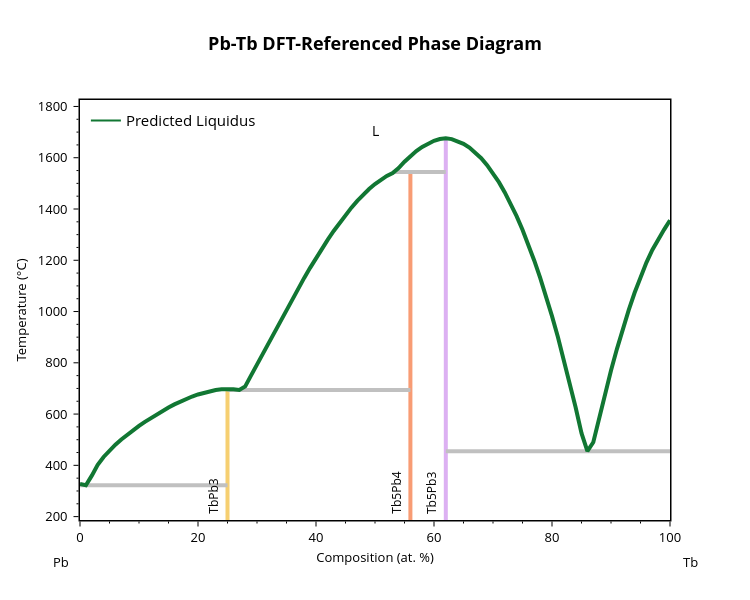
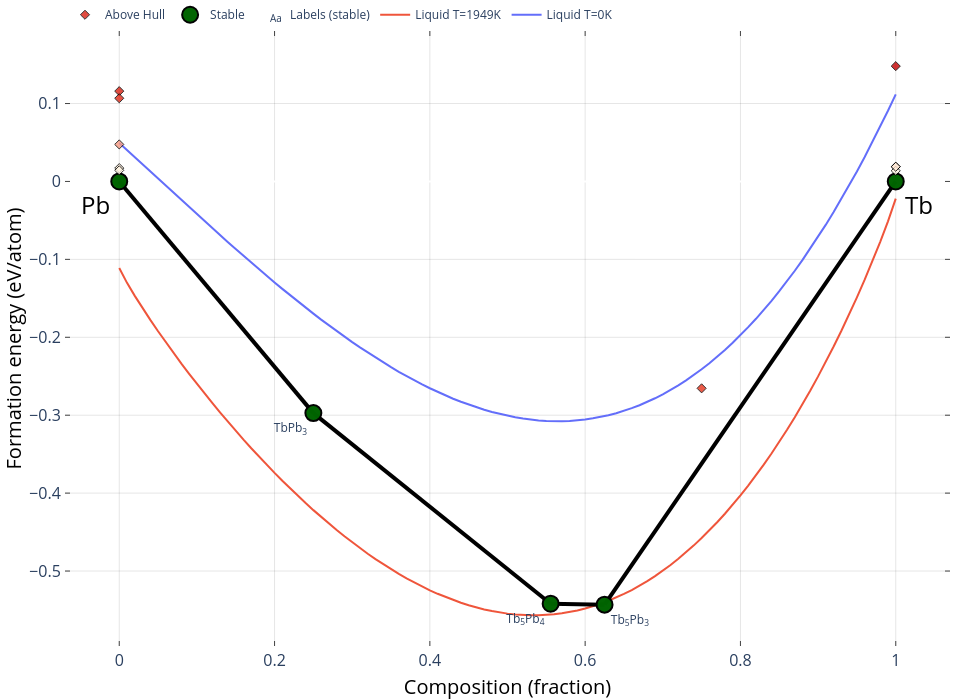

Notebook source saved alongside these figures, in order:
### Code cell
# Instantiate a BinaryLiquid object with a guess for parameter values
bl = BinaryLiquid.from_cache('Pb-Tb', param_format='combined_no_1S')

ml_parameters = [-147186.4688,	-18.38106271,	52796.44231,	0] # from v18 9-10-25 benchmarked model
bl.update_params(ml_parameters) # update the parameters and generate the DFT-referenced phase diagram
predicted_liquidus_line = [[p[0], p[1]] for p in bl.phases[-1]['points']] # save for later plotting

blp = BLPlotter(bl)
blp.show('pred') # show the (pred)icted phase diagram
blp.show('ch+g') # show the dft convex hull (ch) with the liquid free energy (g) overlaid

### Figure 1 — Plotly figure (JSON) as saved in the notebook; plotly's stock layout.template omitted (floating-point values rounded to 4 significant figures)
{"data": [{"hovertemplate": "label=TbPb3<br>x=%{x}<br>t=%{y}<extra></extra>", "legendgroup": "TbPb3", "line": {"color": "rgb(246, 207, 113)", "dash": "solid", "width": 4}, "marker": {"symbol": "circle"}, "mode": "lines", "name": "TbPb3", "orientation": "v", "showlegend": false, "type": "scatter", "x": [25, 25, 25, 25, 25, 25, 25, 25, 25, 25, 25, 25, 25, 25, 25, 25, 25, 25, 25, 25, 25, 25, 25, 25, 25, 25, 25, 25, 25], "xaxis": "x", "y": [322.2, 694.3, 696.6, 696.5, 359.8, 401.7, 432.6, 537.2, 500.7, 519.5, 683.5, 676.5, 668.4, 613.0, 637.9, 625.9, 689.2, 693.6, 698.1, 698.1, 480.5, 458.1, 569.8, 553.9, 649.0, 659.2, 584.9, 599.3, -273.1], "yaxis": "y"}, {"hovertemplate": "label=Tb5Pb4<br>x=%{x}<br>t=%{y}<extra></extra>", "legendgroup": "Tb5Pb4", "line": {"color": "rgb(248, 156, 116)", "dash": "solid", "width": 4}, "marker": {"symbol": "circle"}, "mode": "lines", "name": "Tb5Pb4", "orientation": "v", "showlegend": false, "type": "scatter", "x": [56.0, 56.0, 56.0, 56.0, 56.0, 56.0, 56.0, 56.0, 56.0, 56.0, 56.0, 56.0, 56.0, 56.0, 56.0, 56.0, 56.0, 56.0, 56.0, 56.0, 56.0, 56.0, 56.0, 56.0, 56.0, 56.0, 56.0, 56.0, 56.0], "xaxis": "x", "y": [694.3, 1456.0, 1405.0, 1432.0, 1245.0, 1281.0, 1314.0, 1545.0, 1497.0, 1478.0, 1377.0, 1346.0, 1541.0, 1208.0, 1091.0, 966.0, 1514.0, 1529.0, 1131.0, 1170.0, 1008.0, 1050.0, 708.0, 750.8, 837.1, 793.9, 880.2, 923.3, -273.1], "yaxis": "y"}, {"hovertemplate": "label=Tb5Pb3<br>x=%{x}<br>t=%{y}<extra></extra>", "legendgroup": "Tb5Pb3", "line": {"color": "rgb(220, 176, 242)", "dash": "solid", "width": 4}, "marker": {"symbol": "circle"}, "mode": "lines", "name": "Tb5Pb3", "orientation": "v", "showlegend": false, "type": "scatter", "x": [62, 62, 62, 62, 62, 62, 62, 62, 62, 62, 62, 62, 62, 62, 62, 62, 62, 62, 62, 62, 62, 62, 62, 62, 62, 62, 62, 62, 62, 62, 62, 62, 62, 62, 62, 62], "xaxis": "x", "y": [455.4, 1626.0, 1545.0, 1560.0, 1673.0, 1261.0, 1421.0, 1540.0, 1059.0, 900.4, 982.2, 525.5, 626.3, 813.9, 722.5, 1585.0, 1607.0, 1676.0, 1676.0, 1642.0, 1656.0, 1673.0, 1666.0, 1372.0, 1319.0, 1505.0, 1465.0, 1665.0, 1654.0, 1621.0, 1640.0, 1598.0, 1571.0, 1198.0, 1131.0, -273.1], "yaxis": "y"}, {"hovertemplate": "x=%{x}<br>y=%{y}<extra></extra>", "legendgroup": "", "line": {"color": "Silver", "dash": "solid", "width": 4}, "marker": {"symbol": "circle"}, "mode": "lines", "name": "", "orientation": "v", "showlegend": false, "type": "scatter", "x": [0, 1, 25], "xaxis": "x", "y": [322.2, 322.2, 322.2], "yaxis": "y"}, {"hovertemplate": "x=%{x}<br>y=%{y}<extra></extra>", "legendgroup": "", "line": {"color": "Silver", "dash": "solid", "width": 4}, "marker": {"symbol": "circle"}, "mode": "lines", "name": "", "orientation": "v", "showlegend": false, "type": "scatter", "x": [62, 86, 100], "xaxis": "x", "y": [455.4, 455.4, 455.4], "yaxis": "y"}, {"hovertemplate": "x=%{x}<br>y=%{y}<extra></extra>", "legendgroup": "", "line": {"color": "Silver", "dash": "solid", "width": 4}, "marker": {"symbol": "circle"}, "mode": "lines", "name": "", "orientation": "v", "showlegend": false, "type": "scatter", "x": [25, 27, 56.0], "xaxis": "x", "y": [694.3, 694.3, 694.3], "yaxis": "y"}, {"hovertemplate": "x=%{x}<br>y=%{y}<extra></extra>", "legendgroup": "", "line": {"color": "Silver", "dash": "solid", "width": 4}, "marker": {"symbol": "circle"}, "mode": "lines", "name": "", "orientation": "v", "showlegend": false, "type": "scatter", "x": [53, 56.0, 62], "xaxis": "x", "y": [1545.0, 1545.0, 1545.0], "yaxis": "y"}, {"hovertemplate": "label=L<br>x=%{x}<br>t=%{y}<extra></extra>", "legendgroup": "L", "line": {"color": "#117733", "dash": "solid", "width": 4}, "marker": {"symbol": "circle"}, "mode": "lines", "name": "L", "orientation": "v", "showlegend": false, "type": "scatter", "x": [0, 1, 2, 3, 4, 5, 6, 7.0, 8, 9, 10, 11, 12, 13, 14.0, 15, 16, 17, 18, 19, 20, 21, 22, 23, 24, 25, 26, 27, 28.0, 29.0, 30, 31, 32, 33, 34, 35, 36, 37, 38, 39, 40, 41, 42, 43, 44, 45, 46, 47, 48, 49, 50, 51, 52, 53, 54, 55.0, 56.0, 57.0, 58.0, 59, 60, 61, 62, 63, 64, 65, 66, 67, 68, 69, 70, 71, 72, 73, 74, 75, 76, 77, 78, 79, 80, 81, 82, 83, 84, 85, 86, 87, 88, 89, 90, 91, 92, 93, 94, 95, 96, 97, 98, 99, 100], "xaxis": "x", "y": [327.6, 322.2, 359.8, 401.7, 432.6, 458.1, 480.5, 500.7, 519.5, 537.2, 553.9, 569.8, 584.9, 599.3, 613.0, 625.9, 637.9, 649.0, 659.2, 668.4, 676.5, 683.5, 689.2, 693.6, 696.6, 698.1, 696.5, 694.3, 708.0, 750.8, 793.9, 837.1, 880.2, 923.3, 966.0, 1008.0, 1050.0, 1091.0, 1131.0, 1170.0, 1208.0, 1245.0, 1281.0, 1314.0, 1346.0, 1377.0, 1405.0, 1432.0, 1456.0, 1478.0, 1497.0, 1514.0, 1529.0, 1541.0, 1560.0, 1585.0, 1607.0, 1626.0, 1642.0, 1656.0, 1666.0, 1673.0, 1676.0, 1673.0, 1665.0, 1654.0, 1640.0, 1621.0, 1598.0, 1571.0, 1540.0, 1505.0, 1465.0, 1421.0, 1372.0, 1319.0, 1261.0, 1198.0, 1131.0, 1059.0, 982.2, 900.4, 813.9, 722.5, 626.3, 525.5, 455.4, 490.0, 587.8, 681.1, 769.8, 853.5, 932.1, 1005.0, 1073.0, 1135.0, 1191.0, 1240.0, 1283.0, 1320.0, 1356.0], "yaxis": "y"}, {"marker": {"color": "#117733"}, "mode": "lines", "name": "Predicted Liquidus", "showlegend": true, "type": "scatter", "x": [null], "y": [null]}], "layout": {"annotations": [{"borderpad": 5, "font": {"color": "black", "size": 12}, "showarrow": false, "text": "TbPb3", "textangle": -90, "x": 22.5, "y": 186.8, "yanchor": "bottom"}, {"borderpad": 5, "font": {"color": "black", "size": 12}, "showarrow": false, "text": "Tb5Pb4", "textangle": -90, "x": 53.5, "y": 186.8, "yanchor": "bottom"}, {"borderpad": 5, "font": {"color": "black", "size": 12}, "showarrow": false, "text": "Tb5Pb3", "textangle": -90, "x": 59.5, "y": 186.8, "yanchor": "bottom"}, {"font": {"color": "black", "size": 14}, "showarrow": false, "text": "L", "x": 50, "y": 1706.0}, {"font": {"color": "black", "size": 13}, "showarrow": false, "text": "Pb", "x": -0.05, "xanchor": "left", "xref": "paper", "y": -0.1, "yanchor": "middle", "yref": "paper"}, {"font": {"color": "black", "size": 13}, "showarrow": false, "text": "Tb", "x": 1.05, "xanchor": "right", "xref": "paper", "y": -0.1, "yanchor": "middle", "yref": "paper"}], "font": {"color": "black", "size": 13}, "height": 600, "legend": {"font": {"size": 15}, "x": 0.01, "xanchor": "left", "y": 0.99, "yanchor": "top"}, "plot_bgcolor": "white", "showlegend": true, "title": {"font": {"color": "black", "size": 18}, "text": "<b>Pb-Tb DFT-Referenced Phase Diagram</b>", "x": 0.5, "xanchor": "center"}, "width": 750, "xaxis": {"linecolor": "black", "linewidth": 1.5, "minor": {"nticks": 5, "tickcolor": "black", "ticklen": 2, "ticks": "outside", "tickwidth": 1}, "mirror": true, "range": [0, 100], "showline": true, "tickcolor": "black", "tickformat": ".0f", "ticklen": 5, "ticks": "outside", "tickwidth": 1, "title": {"font": {"size": 13}, "standoff": 8, "text": "Composition (at. %)"}}, "yaxis": {"linecolor": "black", "linewidth": 1.5, "minor": {"nticks": 5, "tickcolor": "black", "ticklen": 2, "ticks": "outside", "tickwidth": 1}, "mirror": true, "range": [186.8, 1825.0], "showline": true, "tickcolor": "black", "ticklen": 5, "ticks": "outside", "ticksuffix": " ", "tickwidth": 1, "title": {"font": {"size": 13}, "standoff": 8, "text": "Temperature (°C)"}}}}

### Figure 2 — Plotly figure (JSON) as saved in the notebook; plotly's stock layout.template omitted (floating-point values rounded to 4 significant figures)
{"data": [{"mode": "lines", "name": "Liquid T=0K", "type": "scatter", "x": [0, 0.01, 0.02, 0.03, 0.04, 0.05, 0.06, 0.07, 0.08, 0.09, 0.1, 0.11, 0.12, 0.13, 0.14, 0.15, 0.16, 0.17, 0.18, 0.19, 0.2, 0.21, 0.22, 0.23, 0.24, 0.25, 0.26, 0.27, 0.28, 0.29, 0.3, 0.31, 0.32, 0.33, 0.34, 0.35, 0.36, 0.37, 0.38, 0.39, 0.4, 0.41, 0.42, 0.43, 0.44, 0.45, 0.46, 0.47, 0.48, 0.49, 0.5, 0.51, 0.52, 0.53, 0.54, 0.55, 0.56, 0.57, 0.58, 0.59, 0.6, 0.61, 0.62, 0.63, 0.64, 0.65, 0.66, 0.67, 0.68, 0.69, 0.7, 0.71, 0.72, 0.73, 0.74, 0.75, 0.76, 0.77, 0.78, 0.79, 0.8, 0.81, 0.82, 0.83, 0.84, 0.85, 0.86, 0.87, 0.88, 0.89, 0.9, 0.91, 0.92, 0.93, 0.94, 0.95, 0.96, 0.97, 0.98, 0.99, 1], "y": [0.04948, 0.04031, 0.03112, 0.02193, 0.01273, 0.003529, -0.005659, -0.01483, -0.02398, -0.0331, -0.04218, -0.05122, -0.06021, -0.06915, -0.07802, -0.08683, -0.09556, -0.1042, -0.1128, -0.1212, -0.1296, -0.1379, -0.146, -0.154, -0.1619, -0.1697, -0.1773, -0.1847, -0.1921, -0.1992, -0.2062, -0.213, -0.2196, -0.2261, -0.2323, -0.2384, -0.2442, -0.2499, -0.2553, -0.2605, -0.2654, -0.2701, -0.2746, -0.2788, -0.2828, -0.2865, -0.2899, -0.293, -0.2959, -0.2985, -0.3007, -0.3027, -0.3043, -0.3057, -0.3067, -0.3073, -0.3077, -0.3077, -0.3073, -0.3066, -0.3055, -0.304, -0.3022, -0.3, -0.2974, -0.2944, -0.291, -0.2872, -0.2829, -0.2783, -0.2732, -0.2677, -0.2617, -0.2553, -0.2484, -0.2411, -0.2333, -0.225, -0.2162, -0.207, -0.1972, -0.187, -0.1762, -0.165, -0.1532, -0.1409, -0.128, -0.1146, -0.1007, -0.08616, -0.0711, -0.05547, -0.03926, -0.02248, -0.005106, 0.01286, 0.03143, 0.0506, 0.07039, 0.0908, 0.1118]}, {"mode": "lines", "name": "Liquid T=1949K", "type": "scatter", "x": [0, 0.01, 0.02, 0.03, 0.04, 0.05, 0.06, 0.07, 0.08, 0.09, 0.1, 0.11, 0.12, 0.13, 0.14, 0.15, 0.16, 0.17, 0.18, 0.19, 0.2, 0.21, 0.22, 0.23, 0.24, 0.25, 0.26, 0.27, 0.28, 0.29, 0.3, 0.31, 0.32, 0.33, 0.34, 0.35, 0.36, 0.37, 0.38, 0.39, 0.4, 0.41, 0.42, 0.43, 0.44, 0.45, 0.46, 0.47, 0.48, 0.49, 0.5, 0.51, 0.52, 0.53, 0.54, 0.55, 0.56, 0.57, 0.58, 0.59, 0.6, 0.61, 0.62, 0.63, 0.64, 0.65, 0.66, 0.67, 0.68, 0.69, 0.7, 0.71, 0.72, 0.73, 0.74, 0.75, 0.76, 0.77, 0.78, 0.79, 0.8, 0.81, 0.82, 0.83, 0.84, 0.85, 0.86, 0.87, 0.88, 0.89, 0.9, 0.91, 0.92, 0.93, 0.94, 0.95, 0.96, 0.97, 0.98, 0.99, 1], "y": [-0.1111, -0.1302, -0.1468, -0.1626, -0.1777, -0.1923, -0.2064, -0.2202, -0.2337, -0.2468, -0.2597, -0.2723, -0.2846, -0.2967, -0.3085, -0.32, -0.3313, -0.3424, -0.3532, -0.3637, -0.374, -0.3841, -0.3939, -0.4035, -0.4128, -0.4218, -0.4306, -0.4391, -0.4474, -0.4554, -0.4631, -0.4706, -0.4778, -0.4847, -0.4913, -0.4976, -0.5036, -0.5094, -0.5148, -0.5199, -0.5247, -0.5292, -0.5334, -0.5372, -0.5407, -0.5439, -0.5468, -0.5493, -0.5514, -0.5532, -0.5546, -0.5557, -0.5564, -0.5567, -0.5567, -0.5562, -0.5554, -0.5542, -0.5526, -0.5505, -0.5481, -0.5452, -0.5419, -0.5382, -0.534, -0.5294, -0.5244, -0.5189, -0.5129, -0.5065, -0.4996, -0.4922, -0.4843, -0.4759, -0.4671, -0.4577, -0.4478, -0.4374, -0.4264, -0.4149, -0.4029, -0.3903, -0.3772, -0.3634, -0.3491, -0.3342, -0.3187, -0.3025, -0.2857, -0.2683, -0.2502, -0.2314, -0.2119, -0.1916, -0.1706, -0.1487, -0.126, -0.1023, -0.07746, -0.05117, -0.022]}, {"hoverinfo": "none", "line": {"color": "black", "width": 4}, "mode": "lines", "showlegend": false, "type": "scatter", "x": [0.625, 0.5556, null, 0.625, 1, null, 0.25, 0, null, 0.25, 0.5556, null], "y": [-0.5431, -0.5419, null, -0.5431, 0, null, -0.2973, 0, null, -0.2973, -0.5419, null]}, {"hoverinfo": "skip", "mode": "text", "name": "Labels (stable)", "opacity": 1, "showlegend": true, "text": ["Tb<sub>5</sub>Pb<sub>3</sub>", "Tb<sub>5</sub>Pb<sub>4</sub>", "TbPb<sub>3</sub>"], "textposition": ["bottom right", "bottom left", "bottom left"], "type": "scatter", "visible": true, "x": [0.633, 0.5476, 0.242], "y": [-0.5561, -0.5549, -0.3103]}, {"error_y": {"array": [0, 0, 0, 0, 0], "color": "gray", "thickness": 2.5, "type": "data", "width": 5}, "hoverinfo": "text", "hoverlabel": {"font": {"size": 14}}, "hovertext": ["Tb<sub>5</sub>Pb<sub>3</sub> (mp-1105825-GGA) <br> -0.543 eV/atom (Stable)", "Tb<sub>5</sub>Pb<sub>4</sub> (mp-1198033-GGA) <br> -0.542 eV/atom (Stable)", "Tb (mp-11698-GGA) <br> 0.0 eV/atom (Stable)", "TbPb<sub>3</sub> (mp-21156-GGA) <br> -0.297 eV/atom (Stable)", "Pb (mp-20483-GGA) <br> 0.0 eV/atom (Stable)"], "marker": {"color": "darkgreen", "line": {"color": "black", "width": 2}, "size": 16}, "mode": "markers", "name": "Stable", "opacity": 0.99, "showlegend": true, "type": "scatter", "x": [0.625, 0.5556, 1, 0.25, 0], "y": [-0.5431, -0.5419, 0, -0.2973, 0]}, {"hoverinfo": "text", "hoverlabel": {"font": {"size": 14}}, "hovertext": ["Pb (mp-1102666-GGA) <br> 0.116 eV/atom (+0.116 eV/atom)", "Pb (mp-1057273-GGA) <br> 0.107 eV/atom (+0.107 eV/atom)", "Pb (mp-1186444-GGA) <br> 0.017 eV/atom (+0.017 eV/atom)", "Pb (mp-20745-GGA) <br> 0.014 eV/atom (+0.014 eV/atom)", "Pb (mp-22692-GGA) <br> 0.048 eV/atom (+0.048 eV/atom)", "Tb (mp-18-GGA) <br> 0.019 eV/atom (+0.019 eV/atom)", "Tb (mp-571249-GGA) <br> 0.014 eV/atom (+0.014 eV/atom)", "Tb (mp-7163-GGA) <br> 0.019 eV/atom (+0.019 eV/atom)", "Tb (mp-11446-GGA) <br> 0.148 eV/atom (+0.148 eV/atom)", "Tb<sub>3</sub>Pb (mp-1187325-GGA) <br> -0.266 eV/atom (+0.097 eV/atom)"], "marker": {"color": [0.116, 0.107, 0.017, 0.014, 0.048, 0.019, 0.014, 0.019, 0.148, 0.097], "colorscale": [[0, "#fff5e3"], [0.5, "#f24324"], [1, "#c40000"]], "line": {"color": "black", "width": 1}, "opacity": 0.8, "size": 7, "symbol": "diamond"}, "mode": "markers", "name": "Above Hull", "showlegend": true, "type": "scatter", "x": [0, 0, 0, 0, 0, 1, 1, 1, 1, 0.75], "y": [0.1159, 0.1068, 0.01713, 0.01427, 0.04754, 0.01891, 0.01368, 0.01889, 0.148, -0.2655]}], "layout": {"annotations": [{"align": "center", "font": {"color": "#000000", "size": 24}, "opacity": 1, "showarrow": false, "text": "Tb", "x": 1.03, "xref": "x", "y": -0.03, "yref": "y"}, {"align": "center", "font": {"color": "#000000", "size": 24}, "opacity": 1, "showarrow": false, "text": "Pb", "x": -0.03, "xref": "x", "y": -0.03, "yref": "y"}], "autosize": true, "coloraxis": {"colorbar": {"x": 1, "y": 0.05, "yanchor": "top"}}, "height": 700, "hovermode": "closest", "legend": {"orientation": "h", "tracegroupgap": 7, "traceorder": "reversed", "x": 0, "xanchor": "left", "y": 1.05}, "margin": {"b": 10, "l": 10, "pad": 0, "r": 10, "t": 0}, "paper_bgcolor": "white", "plot_bgcolor": "white", "showlegend": true, "width": 960, "xaxis": {"anchor": "y", "gridcolor": "rgba(0,0,0,0.1)", "mirror": "ticks", "nticks": 8, "showgrid": true, "showline": true, "side": "bottom", "tickfont": {"size": 16}, "ticks": "inside", "title": {"font": {"color": "#000000", "size": 20}, "text": "Composition (fraction)"}, "type": "linear", "zeroline": false}, "yaxis": {"anchor": "x", "gridcolor": "rgba(0,0,0,0.1)", "mirror": "ticks", "showgrid": true, "showline": true, "side": "left", "tickfont": {"size": 16}, "ticks": "inside", "title": {"font": {"color": "#000000", "size": 20}, "text": "Formation energy (eV/atom)"}, "type": "linear"}}}
